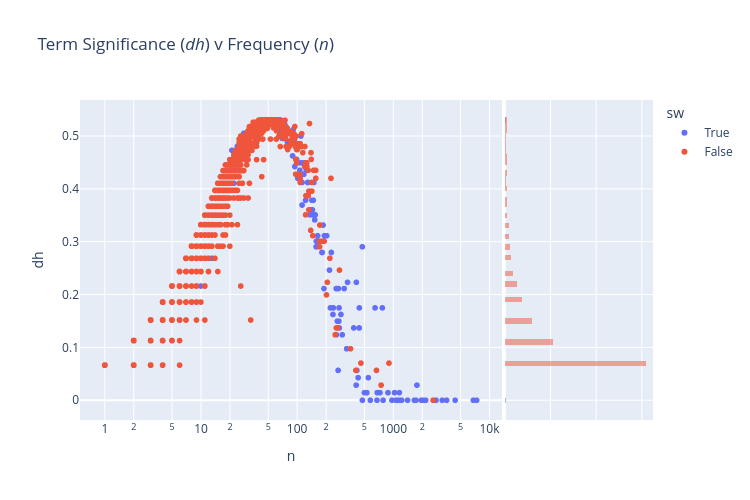

The notebook cell this image was saved under:
### Code cell
px.scatter(VOCAB.reset_index(), 'n', 'dh', 
           log_x=True, 
           width=750, height=500,
           hover_name='term_str',
           marginal_y='histogram',
           color='sw',
          title="Term Significance (<i>dh</i>) v Frequency (<i>n</i>)")

### Figure 1 — Plotly figure (JSON) as saved in the notebook; plotly's stock layout.template omitted (floating-point values rounded to 4 significant figures; data arrays with more than 128 entries replaced by an {"elided": "..."} marker saying what was removed)
{"data": [{"hovertemplate": "<b>%{hovertext}</b><br><br>sw=True<br>n=%{x}<br>dh=%{y}<extra></extra>", "hovertext": {"elided": "273 str values"}, "legendgroup": "True", "marker": {"color": "#636efa", "symbol": "circle"}, "mode": "markers", "name": "True", "showlegend": true, "type": "scattergl", "x": {"elided": "273 int values"}, "xaxis": "x", "y": {"elided": "273 float values"}, "yaxis": "y"}, {"alignmentgroup": "True", "bingroup": "y", "hovertemplate": "sw=True<br>dh=%{y}<br>count=%{x}<extra></extra>", "legendgroup": "True", "marker": {"color": "#636efa"}, "name": "True", "offsetgroup": "True", "opacity": 0.5, "showlegend": false, "type": "histogram", "xaxis": "x2", "y": {"elided": "273 float values"}, "yaxis": "y2"}, {"hovertemplate": "<b>%{hovertext}</b><br><br>sw=False<br>n=%{x}<br>dh=%{y}<extra></extra>", "hovertext": {"elided": "6674 str values"}, "legendgroup": "False", "marker": {"color": "#EF553B", "symbol": "circle"}, "mode": "markers", "name": "False", "showlegend": true, "type": "scattergl", "x": {"elided": "6674 int values"}, "xaxis": "x", "y": {"elided": "6674 float values"}, "yaxis": "y"}, {"alignmentgroup": "True", "bingroup": "y", "hovertemplate": "sw=False<br>dh=%{y}<br>count=%{x}<extra></extra>", "legendgroup": "False", "marker": {"color": "#EF553B"}, "name": "False", "offsetgroup": "False", "opacity": 0.5, "showlegend": false, "type": "histogram", "xaxis": "x2", "y": {"elided": "6674 float values"}, "yaxis": "y2"}], "layout": {"barmode": "overlay", "height": 500, "legend": {"title": {"text": "sw"}, "tracegroupgap": 0}, "title": {"text": "Term Significance (<i>dh</i>) v Frequency (<i>n</i>)"}, "width": 750, "xaxis": {"anchor": "y", "autorange": true, "domain": [0, 0.7363], "range": [-0.259, 4.13], "title": {"text": "n"}, "type": "log"}, "xaxis2": {"anchor": "y2", "autorange": true, "domain": [0.7413, 1], "matches": "x2", "range": [0, 3243.0], "showgrid": true, "showline": false, "showticklabels": false, "ticks": ""}, "yaxis": {"anchor": "x", "autorange": true, "domain": [0, 1], "range": [-0.03737, 0.5681], "title": {"text": "dh"}, "type": "linear"}, "yaxis2": {"anchor": "x2", "autorange": true, "domain": [0, 1], "matches": "y", "range": [-0.03737, 0.5681], "showgrid": true, "showticklabels": false, "type": "linear"}}}
